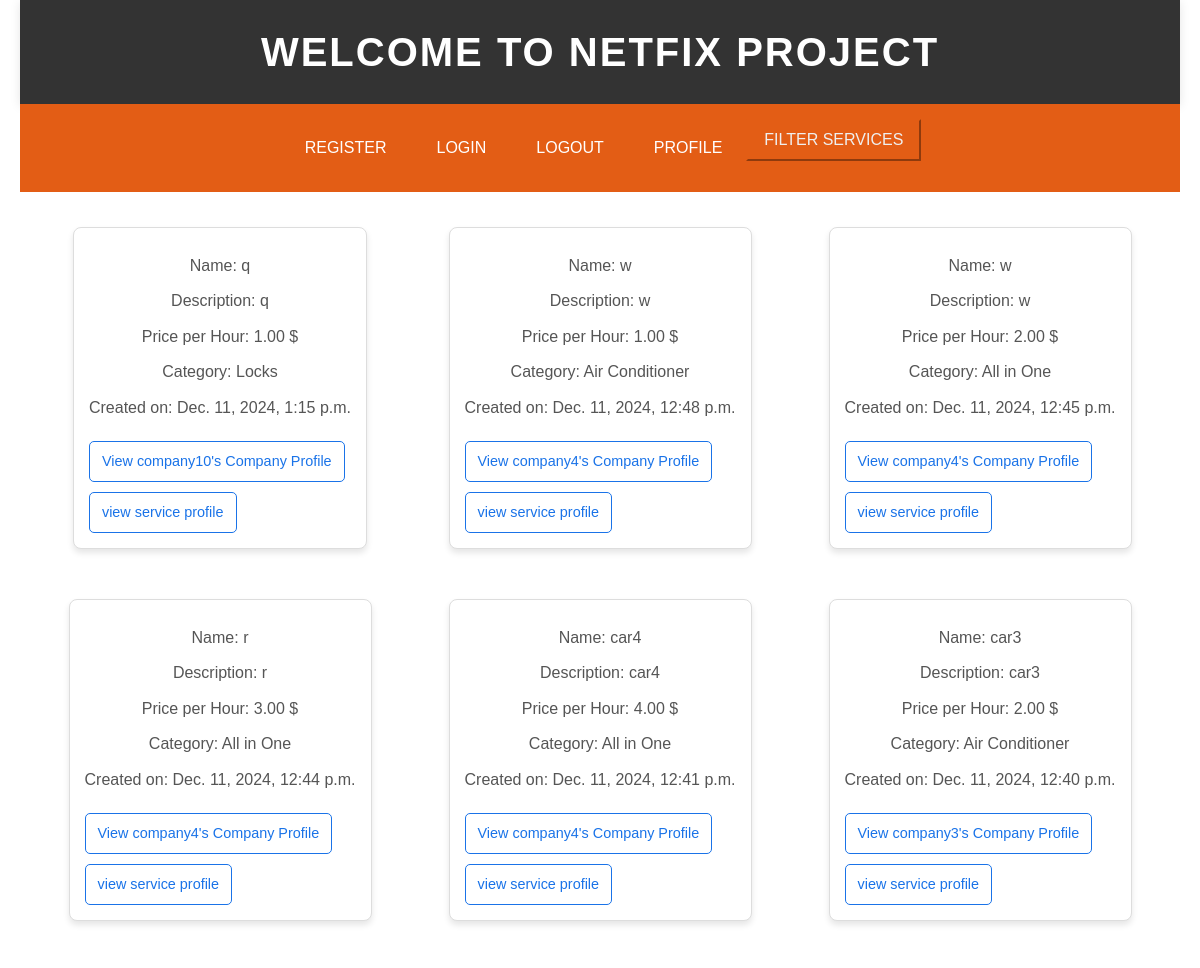
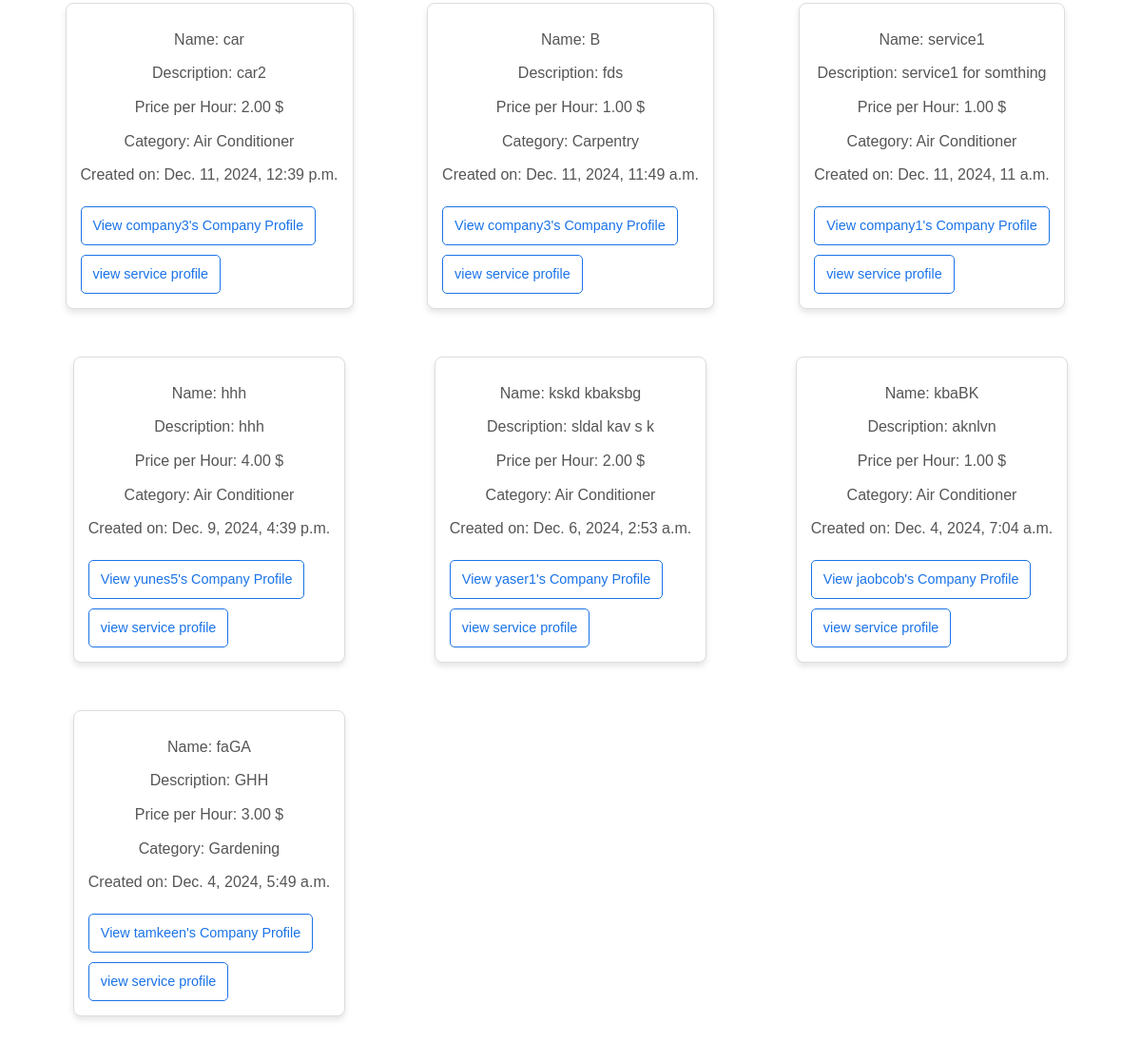
The page /services/list/ on the database its author committed (2 pictures, top to bottom).
### services/models.py (models this page shows)
class Service(models.Model):
    company = models.ForeignKey(Company, on_delete=models.CASCADE)
    name = models.CharField(max_length=40)
    description = models.TextField()
    price_hour = models.DecimalField(decimal_places=2, max_digits=100)
    rating = models.IntegerField(validators=[MinValueValidator(
        0), MaxValueValidator(5)], default=0)
    choices = (
        ('Air Conditioner', 'Air Conditioner'),
        ('Carpentry', 'Carpentry'),
        ('Electricity', 'Electricity'),
        ('Gardening', 'Gardening'),
        ('Home Machines', 'Home Machines'),
        ('House Keeping', 'House Keeping'),
        ('Interior Design', 'Interior Design'),
        ('Locks', 'Locks'),
        ('Painting', 'Painting'),
        ('Plumbing', 'Plumbing'),
        ('Water Heaters', 'Water Heaters'),
    )
    field = models.CharField(max_length=30, blank=False,
                             null=False, choices=choices)
    date = models.DateTimeField(auto_now=True, null=False)
    def __str__(self):
        return self.name

### users/models.py (models this page shows, shortened)
class Company(models.Model):
    user = models.OneToOneField(
        User, on_delete=models.CASCADE, primary_key=True)
    FIELD_OF_WORK_CHOICES = [
        ('Air Conditioner', 'Air Conditioner'),
        ('All in One', 'All in One'),
        ('Carpentry', 'Carpentry'),
        ('Electricity', 'Electricity'),
        ('Gardening', 'Gardening'),
        ('Home Machines', 'Home Machines'),
        ('House Keeping', 'House Keeping'),
        ('Interior Design', 'Interior Design'),
        ('Locks', 'Locks'),
        ('Painting', 'Painting'),
        ('Plumbing', 'Plumbing'),
        ('Water Heaters', 'Water Heaters'),
    ]
    field = models.CharField(
        max_length=50,
        choices=FIELD_OF_WORK_CHOICES,
        default='Air Conditioner'
    )
    rating = models.IntegerField(
        validators=[MaxValueValidator(5), MinValueValidator(0)], default=0)

class User(AbstractUser):
    is_company = models.BooleanField(default=False)
    is_customer = models.BooleanField(default=False)
    email = models.CharField(max_length=100, unique=True)

### services/views.py (the view)
# urls.py: path('list/', v.service_list, name='services_list'),
def service_list(request):
    services = Service.objects.all().order_by("-date")
    print("Services:", services)
    return render(request, 'services/list.html', {'services': services})

### services/templates/services/list.html (shortened to what this page needs)
{% extends 'main/base.html' %}
{% block content %}
    <div class='services_list'>
        {% if services %}
            {% for service in services %}
                <div class="service_section">
                    <p>Name: {{ service.name }}</p>
                    <p>Description: {{ service.description }}</p>
                    <p>Price per Hour: {{ service.price_hour }} $</p>
                    <p>Category: {{ service.field }}</p>
                    <p>Created on: {{ service.date }}</p>
                    <a href="{% url 'singleProfile' service.company.user.id %}">
                        View {{ service.company.user.username }}'s Company Profile
                    </a>
                    <br>
                    <a href="{% url 'single_service' service.id %}"> view service profile</a>
                </div>
            {% endfor %}
        {% else %}
            <h2>Sorry, no services available yet.</h2>
        {% endif %}
    </div>
{% endblock %}

### main/templates/main/base.html (shortened to what this page needs)
{% load static %}
<!DOCTYPE html>
<html lang="en">
  <head>
    <link rel="stylesheet" type="text/css" href="{% static 'css/style.css' %}"/>
  </head>
  <body>
    {% include 'main/navbar.html' %}
    {% block content %} replace me {% endblock %}
  </body>
</html>

### main/templates/main/navbar.html (shortened to what this page needs)
{% load static %}
<!DOCTYPE html>
<html lang="en">
<head>
    <link rel="stylesheet" type="text/css" href="{% static 'css/style.css' %}"/>
</head>
<body>
    <header>
        <h1>WELCOME TO NETFIX PROJECT</h1>
    </header>
<nav class="navbar">
    <a href="{% url 'register' %}">Register</a>
    <a href="{% url 'login_user' %}">login</a>
    <a href="{% url 'logout' %}">Logout</a>
    <a href="{% if request.user.is_authenticated %}{% url 'singleProfile' user_id=request.user.id %}{% else %}#{% endif %}">profile</a>
  <div class="dropdown">
    <button class="dropbtn">Filter services</button>
  </div>
</nav>
</body>
</html>

### static/css/style.css (style rules this page uses)
body { font-family: 'Helvetica Neue', Arial, sans-serif; line-height: 1.6; margin: 0; padding: 0; background-color: #f9f6f4; color: #333; }
header { background-color: #ed8427; color: #fff; text-align: center; padding: 2rem 0; box-shadow: 0 2px 10px rgba(0, 0, 0, 0.1); }
header h1 { margin: 0; font-size: 2.5rem; }
nav.navbar { background-color: #e35d15; padding: 1rem; }
.services_list { display: flex; flex-direction: column; gap: 1rem; }
.service_section { border: 1px solid #ccc; border-radius: 5px; padding: 1rem; background-color: #f9f9f9; box-shadow: 0 2px 4px rgba(0, 0, 0, 0.1); }
.service_section p { margin: 0.5rem 0; color: #555; }
* { margin: 0; padding: 0; box-sizing: border-box; }
body { font-family: 'Arial', sans-serif; line-height: 1.6; color: #333; background:white; padding: 0 20px; }
header { background: #333; color: #fff; padding: 20px 0; text-align: center; }
header h1 { font-size: 2.5rem; letter-spacing: 2px; }
.navbar { display: flex; flex-wrap: wrap; justify-content: center; background: #444; padding: 10px 0; }
.navbar a { color: #fff; text-decoration: none; padding: 10px 20px; transition: 0.3s ease; font-size: 1rem; text-transform: uppercase; margin: 5px; border-radius: 5px; }
.dropdown { position: relative; display: inline-block; }
.dropbtn { background-color: #e35d15; color: #efefef; text-decoration: none; padding: 10px 16px; transition: 0.3s ease; font-size: 1rem; text-transform: uppercase; margin: -1px; border-radius: 1px; border-color:#e35d15; top: 100%; left: 0; }
p { font-size: 1rem; color: #333; margin-top: 10px; font-weight: 500; }
.services_list { display: grid; grid-template-columns: repeat(auto-fit, minmax(300px, 1fr)); gap: 20px; padding: 20px; }
.service_section { background-color: #fff; border: 1px solid #ddd; border-radius: 8px; box-shadow: 0 4px 6px rgba(0, 0, 0, 0.1); padding: 15px; transition: transform 0.3s ease, box-shadow 0.3s ease; }
.service_section p { margin: 10px 0; font-size: 1rem; color: #555; }
.service_section a { display: inline-block; margin-top: 10px; padding: 8px 12px; font-size: 0.9rem; color: #1a73e8; text-decoration: none; border: 1px solid #1a73e8; border-radius: 5px; transition: background-color 0.3s ease, color 0.3s ease; }
p { text-align: center; color: #666; font-size: 1rem; margin-top: 2rem; }
.list_services_profile, div > div { background-color: #ffffff; padding: 15px 20px; border-radius: 10px; box-shadow: 0 4px 8px rgba(0, 0, 0, 0.1); margin: 15px auto; max-width: 700px; transition: transform 0.3s, box-shadow 0.3s; }

### rows shown on the page
Service: name "q", description "q", price_hour "1.00", field "Locks", date "Dec. 11, 2024, 1:15 p.m.", company.user.username "company10"
Service: name "w", description "w", price_hour "1.00", field "Air Conditioner", date "Dec. 11, 2024, 12:48 p.m.", company.user.username "company4"
Service: name "w", description "w", price_hour "2.00", field "All in One", date "Dec. 11, 2024, 12:45 p.m.", company.user.username "company4"
Service: name "r", description "r", price_hour "3.00", field "All in One", date "Dec. 11, 2024, 12:44 p.m.", company.user.username "company4"
Service: name "car4", description "car4", price_hour "4.00", field "All in One", date "Dec. 11, 2024, 12:41 p.m.", company.user.username "company4"
Service: name "car3", description "car3", price_hour "2.00", field "Air Conditioner", date "Dec. 11, 2024, 12:40 p.m.", company.user.username "company3"
Service: name "car", description "car2", price_hour "2.00", field "Air Conditioner", date "Dec. 11, 2024, 12:39 p.m.", company.user.username "company3"
Service: name "B", description "fds", price_hour "1.00", field "Carpentry", date "Dec. 11, 2024, 11:49 a.m.", company.user.username "company3"
Service: name "service1", description "service1 for somthing", price_hour "1.00", field "Air Conditioner", date "Dec. 11, 2024, 11 a.m.", company.user.username "company1"
Service: name "hhh", description "hhh", price_hour "4.00", field "Air Conditioner", date "Dec. 9, 2024, 4:39 p.m.", company.user.username "yunes5"
Service: name "kskd kbaksbg", description "sldal kav s k", price_hour "2.00", field "Air Conditioner", date "Dec. 6, 2024, 2:53 a.m.", company.user.username "yaser1"
Service: name "kbaBK", description "aknlvn", price_hour "1.00", field "Air Conditioner", date "Dec. 4, 2024, 7:04 a.m.", company.user.username "jaobcob"
Service: name "faGA", description "GHH", price_hour "3.00", field "Gardening", date "Dec. 4, 2024, 5:49 a.m.", company.user.username "tamkeen"
